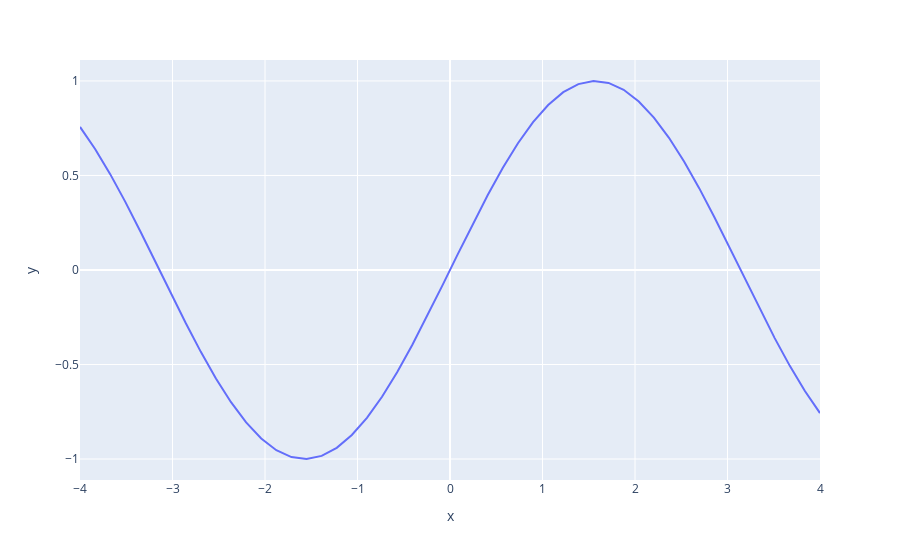

Notebook source saved alongside this figure:
### Markdown cell above
Классическое API

### Code cell
import plotly.express as px

x = np.linspace(-4, 4, 50)
y = np.sin(x)

px.line(x=x, y=y)

### Figure 1 — Plotly figure (JSON) as saved in the notebook; plotly's stock layout.template omitted (floating-point values rounded to 4 significant figures)
{"data": [{"hovertemplate": "x=%{x}<br>y=%{y}<extra></extra>", "legendgroup": "", "line": {"color": "#636efa", "dash": "solid"}, "marker": {"symbol": "circle"}, "mode": "lines", "name": "", "orientation": "v", "showlegend": false, "type": "scatter", "x": [-4, -3.837, -3.673, -3.51, -3.347, -3.184, -3.02, -2.857, -2.694, -2.531, -2.367, -2.204, -2.041, -1.878, -1.714, -1.551, -1.388, -1.224, -1.061, -0.898, -0.7347, -0.5714, -0.4082, -0.2449, -0.08163, 0.08163, 0.2449, 0.4082, 0.5714, 0.7347, 0.898, 1.061, 1.224, 1.388, 1.551, 1.714, 1.878, 2.041, 2.204, 2.367, 2.531, 2.694, 2.857, 3.02, 3.184, 3.347, 3.51, 3.673, 3.837, 4], "xaxis": "x", "y": [0.7568, 0.6405, 0.5072, 0.3603, 0.2039, 0.04207, -0.1209, -0.2806, -0.4329, -0.5737, -0.6992, -0.8061, -0.8916, -0.9533, -0.9897, -0.9998, -0.9833, -0.9406, -0.873, -0.7821, -0.6704, -0.5408, -0.3969, -0.2425, -0.08154, 0.08154, 0.2425, 0.3969, 0.5408, 0.6704, 0.7821, 0.873, 0.9406, 0.9833, 0.9998, 0.9897, 0.9533, 0.8916, 0.8061, 0.6992, 0.5737, 0.4329, 0.2806, 0.1209, -0.04207, -0.2039, -0.3603, -0.5072, -0.6405, -0.7568], "yaxis": "y"}], "layout": {"legend": {"tracegroupgap": 0}, "margin": {"t": 60}, "xaxis": {"anchor": "y", "domain": [0, 1], "title": {"text": "x"}}, "yaxis": {"anchor": "x", "domain": [0, 1], "title": {"text": "y"}}}}
